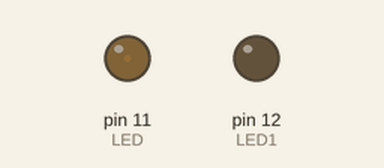
A sketch run on a simulated Arduino Uno, built with avr-gcc and run on an emulated ATmega328P. Parts: output pins drawn as LEDs (lit = HIGH).

Above: at 0.05 s.
At 1.4 s:
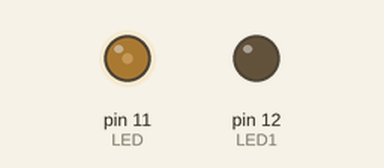
Timing chart, 0 to 4.6 s (numbered marks = the images above):
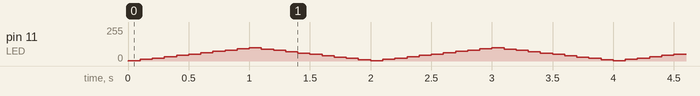

The sketch:

pwm_led.ino
```cpp
int LED =11;
int LED1=12;
int count=0;
void setup() {
  // put your setup code here, to run once:
  pinMode(LED,OUTPUT);
  pinMode(LED1,OUTPUT);
}

void loop() {
  // put your main code here, to run repeatedly:
  for (count=2; count < 100 ; count+=10){
  analogWrite(LED,count);
  delay(100);
  }

    for (count=100; count > 0 ; count-=10){
  analogWrite(LED,count);
  delay(100);
  }


}
```
